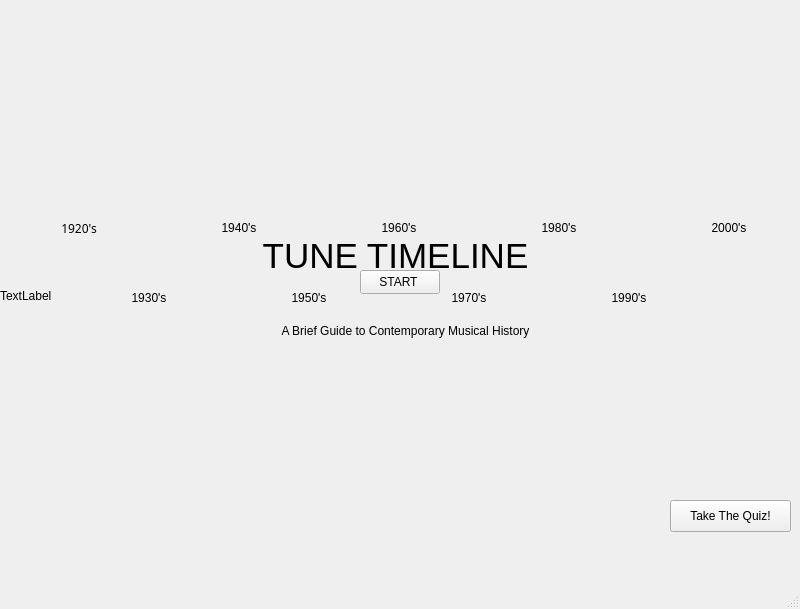
<?xml version="1.0" encoding="UTF-8"?>
<ui version="4.0">
 <class>MainWindow</class>
 <widget class="QMainWindow" name="MainWindow">
  <property name="geometry">
   <rect>
    <x>0</x>
    <y>0</y>
    <width>800</width>
    <height>609</height>
   </rect>
  </property>
  <property name="windowTitle">
   <string>MainWindow</string>
  </property>
  <property name="iconSize">
   <size>
    <width>24</width>
    <height>24</height>
   </size>
  </property>
  <widget class="QWidget" name="centralwidget">
   <widget class="QPushButton" name="button1920">
    <property name="geometry">
     <rect>
      <x>10</x>
      <y>80</y>
      <width>131</width>
      <height>131</height>
     </rect>
    </property>
    <property name="text">
     <string/>
    </property>
    <property name="iconSize">
     <size>
      <width>130</width>
      <height>130</height>
     </size>
    </property>
    <property name="flat">
     <bool>true</bool>
    </property>
   </widget>
   <widget class="QPushButton" name="button1930">
    <property name="geometry">
     <rect>
      <x>80</x>
      <y>310</y>
      <width>131</width>
      <height>131</height>
     </rect>
    </property>
    <property name="text">
     <string/>
    </property>
    <property name="iconSize">
     <size>
      <width>130</width>
      <height>130</height>
     </size>
    </property>
    <property name="flat">
     <bool>true</bool>
    </property>
   </widget>
   <widget class="QPushButton" name="button1940">
    <property name="geometry">
     <rect>
      <x>170</x>
      <y>80</y>
      <width>131</width>
      <height>131</height>
     </rect>
    </property>
    <property name="text">
     <string/>
    </property>
    <property name="iconSize">
     <size>
      <width>130</width>
      <height>130</height>
     </size>
    </property>
    <property name="flat">
     <bool>true</bool>
    </property>
   </widget>
   <widget class="QPushButton" name="button1950">
    <property name="geometry">
     <rect>
      <x>240</x>
      <y>310</y>
      <width>131</width>
      <height>131</height>
     </rect>
    </property>
    <property name="text">
     <string/>
    </property>
    <property name="iconSize">
     <size>
      <width>130</width>
      <height>130</height>
     </size>
    </property>
    <property name="flat">
     <bool>true</bool>
    </property>
   </widget>
   <widget class="QPushButton" name="button1960">
    <property name="geometry">
     <rect>
      <x>330</x>
      <y>80</y>
      <width>131</width>
      <height>131</height>
     </rect>
    </property>
    <property name="text">
     <string/>
    </property>
    <property name="iconSize">
     <size>
      <width>130</width>
      <height>130</height>
     </size>
    </property>
    <property name="flat">
     <bool>true</bool>
    </property>
   </widget>
   <widget class="QPushButton" name="button1970">
    <property name="geometry">
     <rect>
      <x>400</x>
      <y>310</y>
      <width>131</width>
      <height>131</height>
     </rect>
    </property>
    <property name="text">
     <string/>
    </property>
    <property name="iconSize">
     <size>
      <width>130</width>
      <height>130</height>
     </size>
    </property>
    <property name="flat">
     <bool>true</bool>
    </property>
   </widget>
   <widget class="QPushButton" name="button1980">
    <property name="geometry">
     <rect>
      <x>490</x>
      <y>80</y>
      <width>131</width>
      <height>131</height>
     </rect>
    </property>
    <property name="text">
     <string/>
    </property>
    <property name="iconSize">
     <size>
      <width>130</width>
      <height>130</height>
     </size>
    </property>
    <property name="flat">
     <bool>true</bool>
    </property>
   </widget>
   <widget class="QPushButton" name="button1990">
    <property name="geometry">
     <rect>
      <x>560</x>
      <y>310</y>
      <width>131</width>
      <height>131</height>
     </rect>
    </property>
    <property name="text">
     <string/>
    </property>
    <property name="iconSize">
     <size>
      <width>130</width>
      <height>130</height>
     </size>
    </property>
    <property name="flat">
     <bool>true</bool>
    </property>
   </widget>
   <widget class="QPushButton" name="button2000">
    <property name="geometry">
     <rect>
      <x>660</x>
      <y>80</y>
      <width>131</width>
      <height>131</height>
     </rect>
    </property>
    <property name="text">
     <string/>
    </property>
    <property name="iconSize">
     <size>
      <width>130</width>
      <height>130</height>
     </size>
    </property>
    <property name="flat">
     <bool>true</bool>
    </property>
   </widget>
   <widget class="SceneWidget" name="widget" native="true">
    <property name="geometry">
     <rect>
      <x>0</x>
      <y>0</y>
      <width>800</width>
      <height>600</height>
     </rect>
    </property>
    <widget class="QLabel" name="label_6">
     <property name="geometry">
      <rect>
       <x>700</x>
       <y>220</y>
       <width>58</width>
       <height>16</height>
      </rect>
     </property>
     <property name="text">
      <string>2000's</string>
     </property>
     <property name="alignment">
      <set>Qt::AlignCenter</set>
     </property>
    </widget>
    <widget class="QLabel" name="label_4">
     <property name="geometry">
      <rect>
       <x>370</x>
       <y>220</y>
       <width>58</width>
       <height>16</height>
      </rect>
     </property>
     <property name="text">
      <string>1960's</string>
     </property>
     <property name="alignment">
      <set>Qt::AlignCenter</set>
     </property>
    </widget>
    <widget class="QLabel" name="label_3">
     <property name="geometry">
      <rect>
       <x>210</x>
       <y>220</y>
       <width>58</width>
       <height>16</height>
      </rect>
     </property>
     <property name="text">
      <string>1940's</string>
     </property>
     <property name="alignment">
      <set>Qt::AlignCenter</set>
     </property>
    </widget>
    <widget class="QLabel" name="label">
     <property name="geometry">
      <rect>
       <x>50</x>
       <y>220</y>
       <width>58</width>
       <height>16</height>
      </rect>
     </property>
     <property name="font">
      <font>
       <family>Pixeloid Sans</family>
      </font>
     </property>
     <property name="text">
      <string>1920's</string>
     </property>
     <property name="alignment">
      <set>Qt::AlignCenter</set>
     </property>
    </widget>
    <widget class="QLabel" name="label_5">
     <property name="geometry">
      <rect>
       <x>530</x>
       <y>220</y>
       <width>58</width>
       <height>16</height>
      </rect>
     </property>
     <property name="text">
      <string>1980's</string>
     </property>
     <property name="alignment">
      <set>Qt::AlignCenter</set>
     </property>
    </widget>
    <widget class="QLabel" name="label_9">
     <property name="geometry">
      <rect>
       <x>600</x>
       <y>290</y>
       <width>58</width>
       <height>16</height>
      </rect>
     </property>
     <property name="text">
      <string>1990's</string>
     </property>
     <property name="alignment">
      <set>Qt::AlignCenter</set>
     </property>
    </widget>
    <widget class="QLabel" name="label_8">
     <property name="geometry">
      <rect>
       <x>440</x>
       <y>290</y>
       <width>58</width>
       <height>16</height>
      </rect>
     </property>
     <property name="text">
      <string>1970's</string>
     </property>
     <property name="alignment">
      <set>Qt::AlignCenter</set>
     </property>
    </widget>
    <widget class="QLabel" name="label_2">
     <property name="geometry">
      <rect>
       <x>120</x>
       <y>290</y>
       <width>58</width>
       <height>16</height>
      </rect>
     </property>
     <property name="text">
      <string>1930's</string>
     </property>
     <property name="alignment">
      <set>Qt::AlignCenter</set>
     </property>
    </widget>
    <widget class="QLabel" name="label_7">
     <property name="geometry">
      <rect>
       <x>280</x>
       <y>290</y>
       <width>58</width>
       <height>16</height>
      </rect>
     </property>
     <property name="text">
      <string>1950's</string>
     </property>
     <property name="alignment">
      <set>Qt::AlignCenter</set>
     </property>
    </widget>
    <widget class="QPushButton" name="quizButton">
     <property name="geometry">
      <rect>
       <x>670</x>
       <y>500</y>
       <width>121</width>
       <height>32</height>
      </rect>
     </property>
     <property name="text">
      <string>Take The Quiz!</string>
     </property>
    </widget>
    <widget class="QLabel" name="bg">
     <property name="geometry">
      <rect>
       <x>0</x>
       <y>0</y>
       <width>801</width>
       <height>591</height>
      </rect>
     </property>
     <property name="text">
      <string>TextLabel</string>
     </property>
    </widget>
    <widget class="QPushButton" name="start">
     <property name="geometry">
      <rect>
       <x>360</x>
       <y>270</y>
       <width>80</width>
       <height>24</height>
      </rect>
     </property>
     <property name="text">
      <string>START </string>
     </property>
    </widget>
    <widget class="QLabel" name="title">
     <property name="geometry">
      <rect>
       <x>200</x>
       <y>240</y>
       <width>391</width>
       <height>31</height>
      </rect>
     </property>
     <property name="font">
      <font>
       <pointsize>26</pointsize>
      </font>
     </property>
     <property name="text">
      <string>TUNE TIMELINE</string>
     </property>
     <property name="alignment">
      <set>Qt::AlignCenter</set>
     </property>
    </widget>
   </widget>
   <widget class="QLabel" name="explain">
    <property name="geometry">
     <rect>
      <x>100</x>
      <y>310</y>
      <width>611</width>
      <height>41</height>
     </rect>
    </property>
    <property name="text">
     <string>A Brief Guide to Contemporary Musical History</string>
    </property>
    <property name="alignment">
     <set>Qt::AlignCenter</set>
    </property>
   </widget>
   <zorder>widget</zorder>
   <zorder>button1920</zorder>
   <zorder>button1940</zorder>
   <zorder>button1960</zorder>
   <zorder>button1980</zorder>
   <zorder>button2000</zorder>
   <zorder>button1990</zorder>
   <zorder>button1970</zorder>
   <zorder>button1950</zorder>
   <zorder>button1930</zorder>
   <zorder>explain</zorder>
  </widget>
  <widget class="QMenuBar" name="menubar">
   <property name="geometry">
    <rect>
     <x>0</x>
     <y>0</y>
     <width>800</width>
     <height>37</height>
    </rect>
   </property>
  </widget>
  <widget class="QStatusBar" name="statusbar"/>
 </widget>
 <customwidgets>
  <customwidget>
   <class>SceneWidget</class>
   <extends>QWidget</extends>
   <header location="global">SceneWidget.h</header>
   <container>1</container>
  </customwidget>
 </customwidgets>
 <resources/>
 <connections/>
</ui>
